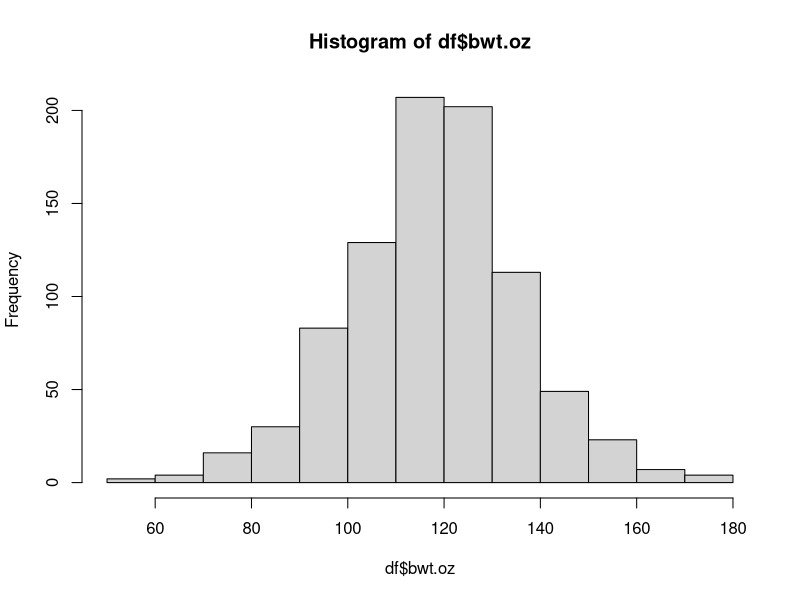
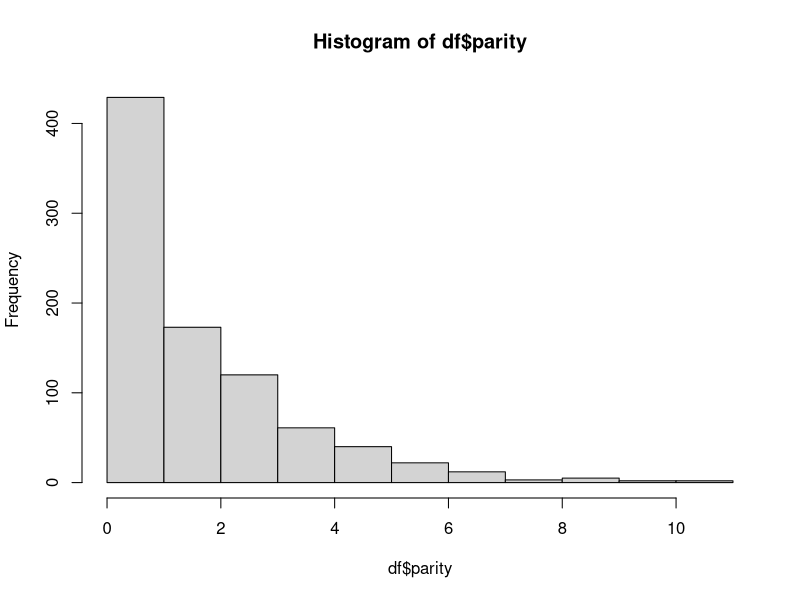
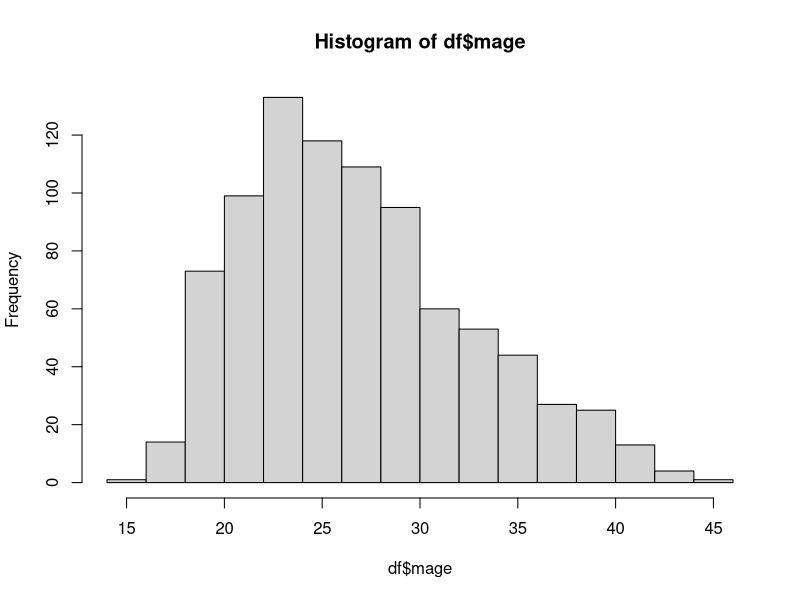
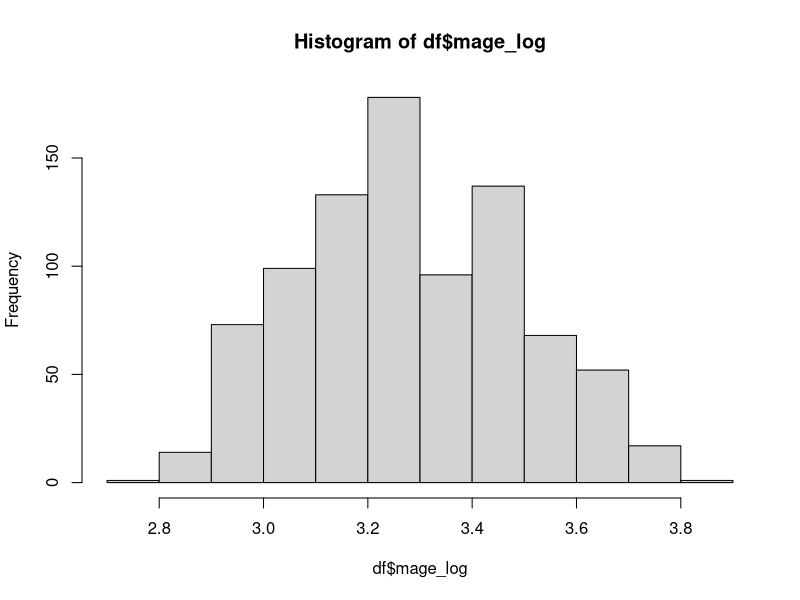
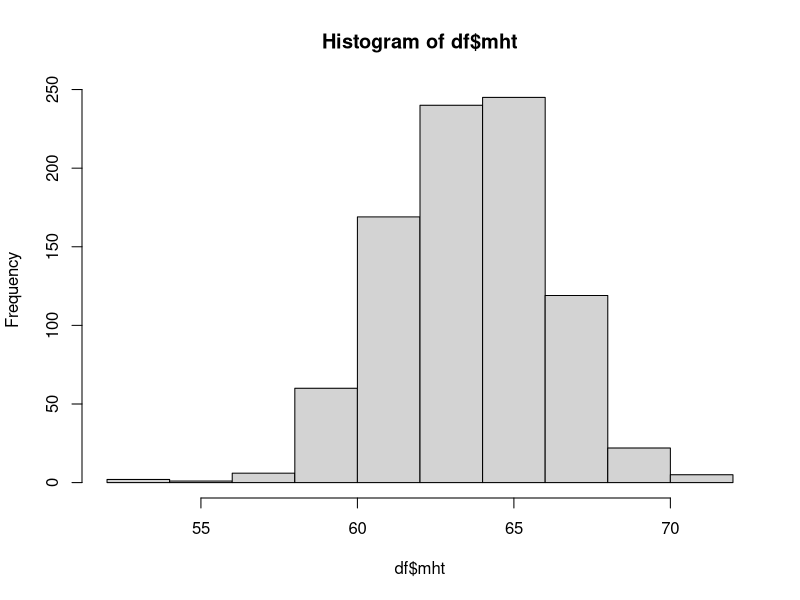
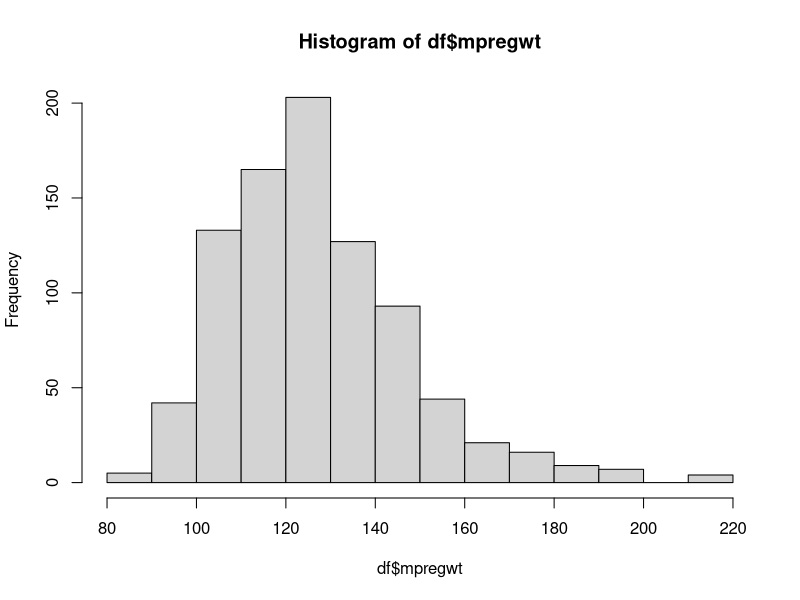
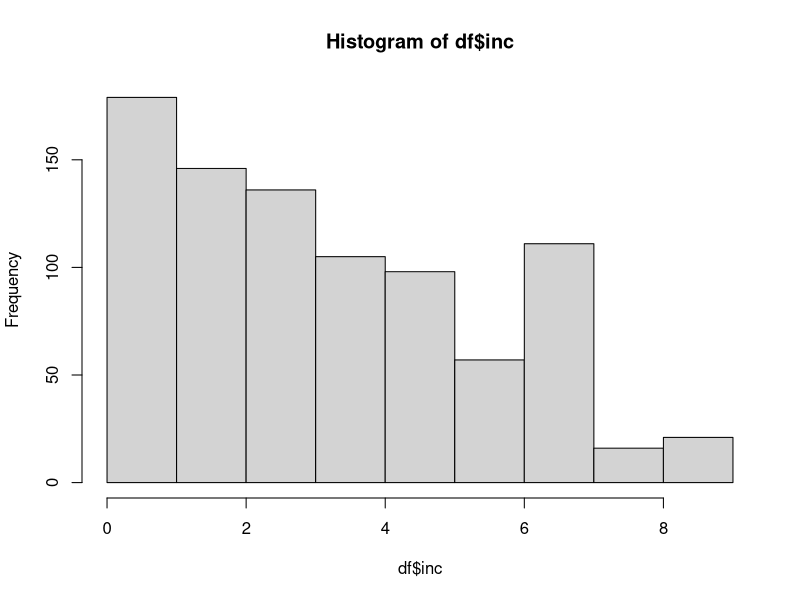
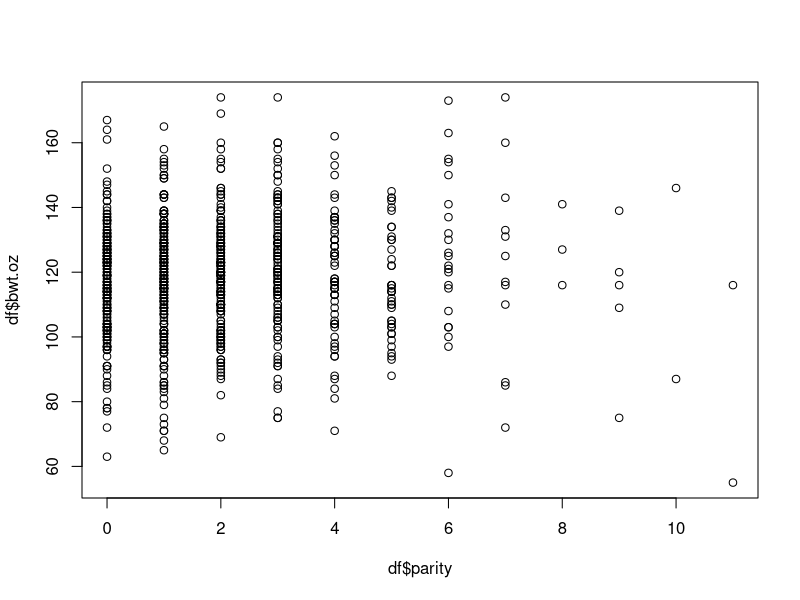

R code for these plots, in order:
## ---- chunk 1

options(warn=-1)
options(xtable.comment = FALSE)


library(ggplot2)
library(xtable)
library(rms)


## ---- chunk 2

rm(list = ls())

df <- read.csv("OldFaithful.csv", stringsAsFactors = FALSE, sep = "," ,dec="," )
df$Duration <- as.double(df$Duration)
df$DurationCent <- df$Duration - mean(df$Duration)
## ---- chunk 3

model <- lm(Interval~DurationCent, data=df)

## ---- chunk 4

xtable(model)

#par(mfrow=c(2,2))
#plot(model, which = 1, col=c("blue4"))
#plot(model, which = 2, col=c("blue4"))
#plot(model, which = 3, col=c("blue4"))
#plot(model, which = 5, col=c("blue4"))

## ---- chunk 5

xtable(confint(model))

## ---- chunk 6
df$Date <- as.factor(df$Date)

model_withday <- lm(Interval~DurationCent+Date, data=df)

## ---- chunk 7

ftest_result <- anova(model, model_withday)

xtable(ftest_result)
## ---- chunk 8

set.seed(123) # use whatever number you want

new_df <- df[sample(nrow(df)),]
# Define the number of folds you want
K <- 10
# Define a matrix to save your results into
RSME <- matrix(0,nrow=K,ncol=1)
# Split the row indexes into k equal parts
kth_fold <- cut(seq(1,nrow(df)),breaks=K,labels=FALSE)
# Now write the for loop for the k-fold cross validation


for(k in 1:K){
  # Split your data into the training and test datasets
  test_index <- which(kth_fold==k)
  train <- df[-test_index,]
  test <- df[test_index,]
  
  y_test_pred <- predict(model_withday, test)
  testMSE <- mean((df$Interval- y_test_pred)^2);
  # Now that you've split the data, 
  RSME[k,] <- sqrt(testMSE)
}

RSME_withday = mean(RSME)


for(k in 1:K){
  # Split your data into the training and test datasets
  test_index <- which(kth_fold==k)
  train <- df[-test_index,]
  test <- df[test_index,]
  
  y_test_pred <- predict(model, test)
  testMSE <- mean((df$Interval- y_test_pred)^2);
  # Now that you've split the data, 
  RSME[k,] <- sqrt(testMSE)
}

RSME_normal = mean(RSME)
#RSME_withday
## ---- chunk 9

#2.1 Do mothers who smoke tend to give birth to babies with lower weights than #mothers who do not smoke?
#
#2.2 What is a likely range for the difference in birth weights for smokers and #non-smokers?
#
#2.3 Is there any evidence that the association between smoking and birth weight #differs by mother’s race? If so, characterize those differences.
#
#2.4 Are there other interesting associations with birth weight that are worth #mentioning?
  
## ---- chunk 10

rm(list = ls())

df <- read.csv("smoking.csv", stringsAsFactors = FALSE, sep = "," ,dec="," )

#Remove gestation
df = subset(df, select = -c(date, gestation))

# collapse race categories from 0 - 5 into one category for race = white
df[df$mrace < 6, ]$mrace = 5
df[df$med <= 7 & df$med >= 6, ]$med = 7


# Factorize 
df$med   <- as.factor(df$med)
df$mrace <- as.factor(df$mrace)
df$smoke <- as.factor(df$smoke)

# Some info of data
#==============================================
# parity - Total number of previous pregnancies, including fetal deaths and still births

# mage - mother’s age in years at termination of pregnancy

# mht - mother’s height in inches

# mpregwt - 	mother’s pre-pregnancy weight in pounds

# inc - family yearly income in 2500 increments. 0 = under 2500, 1 = 2500-4999, …, 9 = 15000+

# smoke - smoke or not 

## ---- chunk 11

# Do mothers who smoke tend to give birth to babies with lower weights than mothers who do not smoke?

# What is a likely range for the difference in birth weights for smokers and non-smokers?

# Is there any evidence that the association between smoking and birth weight differs by mother’s race? If so, characterize those differences.

# Are there other interesting associations with birth weight that are worth mentioning?

# Analyze the data and investigate these questions using a linear model. Also, do the following.

# names
# "id","bwt.oz","parity","mrace","mage","med","mht","mpregwt","inc","smoke"  

 
## ---- chunk 12

hist(df$bwt.oz)
# Conclude:  df$bwt.oz is normal distribution 


hist(df$parity)
#df$parity_log <- log(df$parity)
#hist(df$parity_log)

hist(df$mage)
df$mage_log <- log(df$mage)
hist(df$mage_log)

hist(df$mht)
hist(df$mpregwt)
hist(df$inc)

## ---- chunk 13

# Plot 

plot(y = df$bwt.oz, x = df$parity) 
plot(y = df$bwt.oz, x = df$mage_log) 
plot(y = df$bwt.oz, x = df$mht) 
plot(y = df$bwt.oz, x = df$mpregwt) 
plot(y = df$bwt.oz, x = df$inc) 

# Terriable no linear relation ship

## ---- chunk 14

# 
raw_model <- lm(bwt.oz ~ parity +  mrace  + mage_log + med + mht + mpregwt + inc + smoke, data=df)
